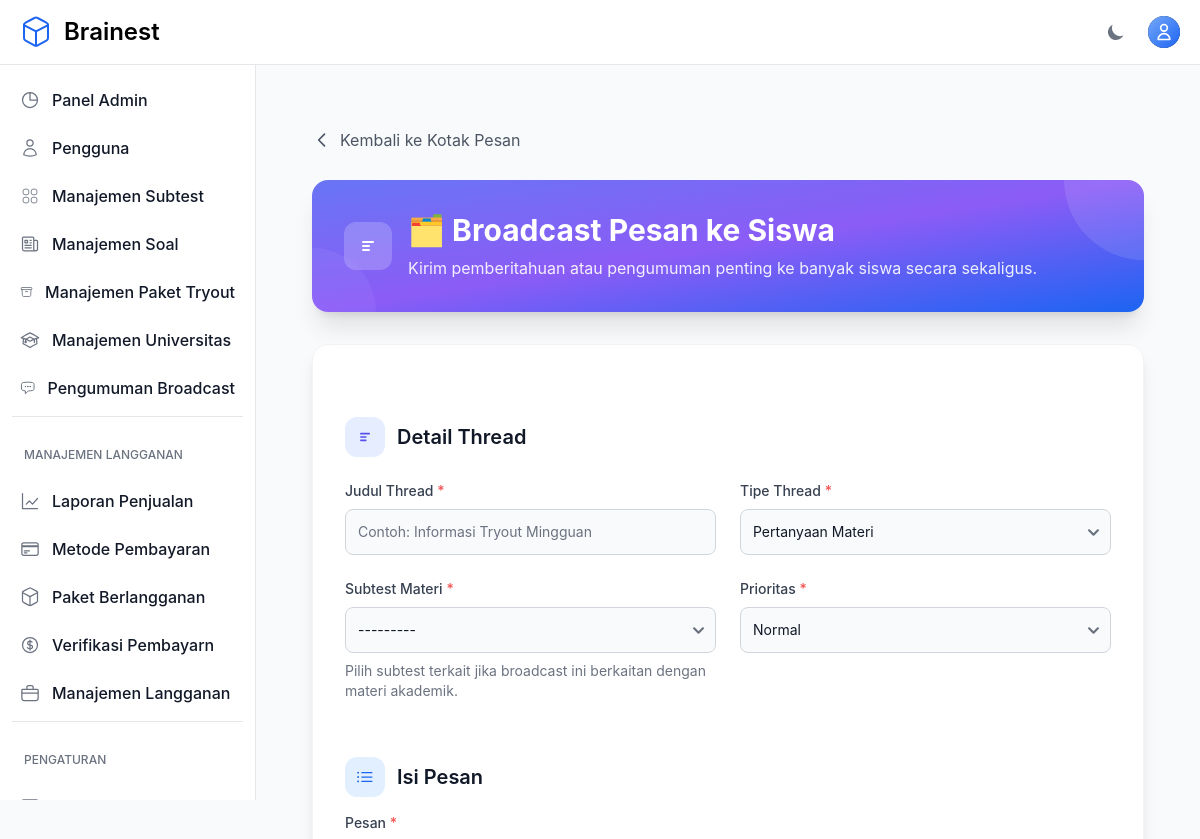
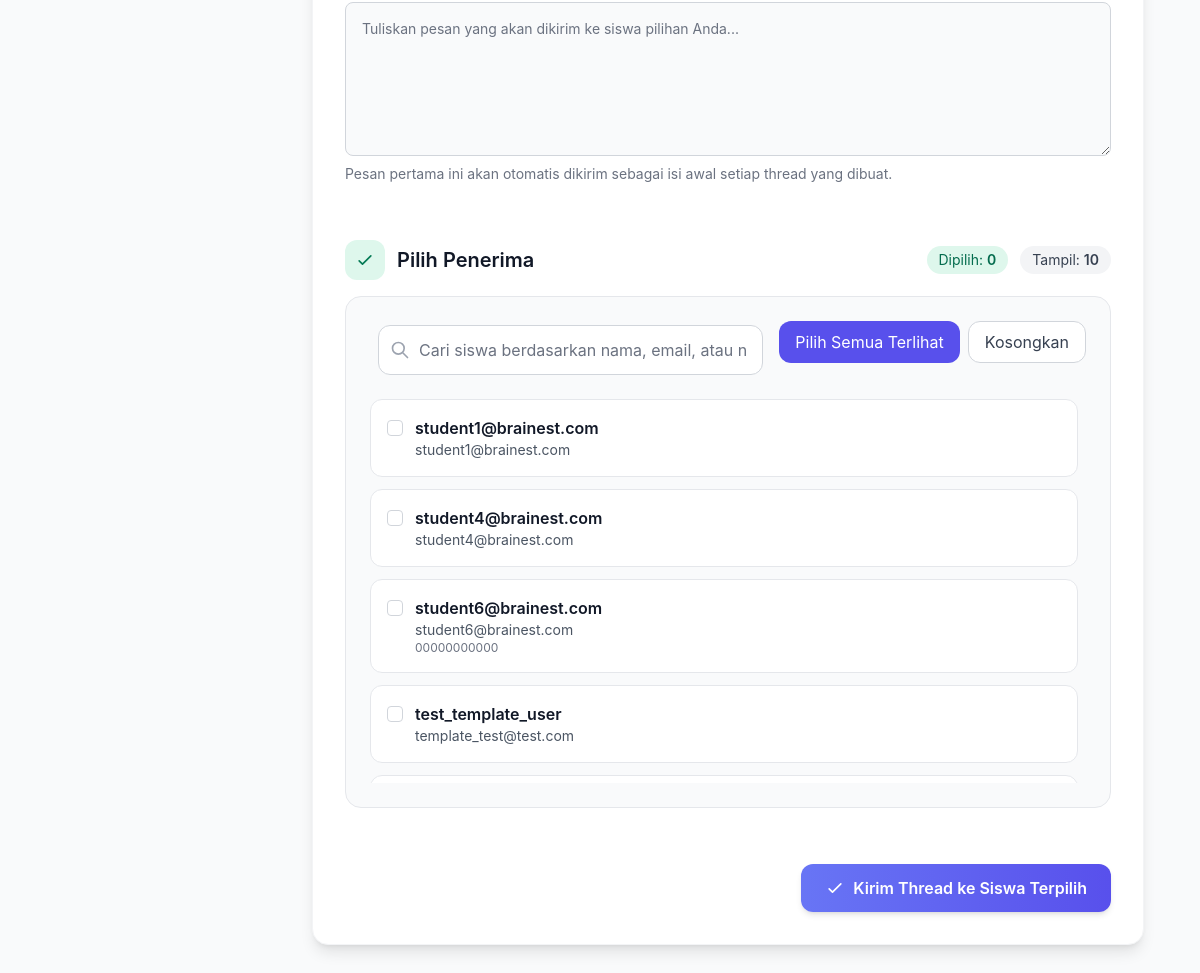
The app's page /messages/admin/broadcast/ (signed in) with its own data (2 pictures, top to bottom).
### otosapp/models.py (models this page shows, shortened)
class User(AbstractUser):
    email = models.EmailField(unique=True)
    phone_number = models.CharField(max_length=20, null=True, blank=True, verbose_name='Phone Number')
    USERNAME_FIELD = 'email'
    REQUIRED_FIELDS = ['username']
    role = models.ForeignKey('Role', on_delete=models.SET_NULL, null=True)
    profile_picture = models.ImageField(upload_to='profile_pictures/', null=True, blank=True, storage=get_storage, max_length=500)
    email_verified_at = models.DateTimeField(null=True, blank=True)
    groups = models.ManyToManyField(
        Group,
        related_name="custom_user_set",  # Add a custom related name here
        blank=True,
        help_text="The groups this user belongs to.",
        verbose_name="groups"
    )
    user_permissions = models.ManyToManyField(
        Permission,
        related_name="custom_user_permissions",  # Add a custom related name here
        blank=True,
        help_text="Specific permissions for this user.",
        verbose_name="user permissions"
    )

### otosapp/views.py (the view)
# urls.py: path('messages/admin/broadcast/', views.admin_broadcast_message_thread, name='admin_broadcast_message_thread'),
@login_required
def admin_broadcast_message_thread(request):
    user = request.user
    role_name = getattr(getattr(user, 'role', None), 'role_name', None)
    if role_name not in ['Admin', 'Operator'] and not user.is_superuser:
        messages.error(request, 'Hanya admin atau operator yang dapat menggunakan fitur ini.')
        return redirect('message_inbox')
    student_queryset = User.objects.filter(role__role_name='Student', is_active=True).order_by('first_name', 'last_name', 'email')
    if request.method == 'POST':
        form = AdminBroadcastThreadForm(request.POST, students_queryset=student_queryset)
        if form.is_valid():
            title = form.cleaned_data['title']
            thread_type = form.cleaned_data['thread_type']
            priority = form.cleaned_data['priority']
            category = form.cleaned_data.get('category')
            content = form.cleaned_data['content']
            selected_students = list(form.cleaned_data['students'])
            if not selected_students:
                form.add_error('students', 'Pilih minimal satu siswa.')
            else:
                try:
                    with transaction.atomic():
                        for student in selected_students:
                            thread = MessageThread.objects.create(
                                title=title,
                                thread_type=thread_type,
                                student=student,
                                teacher_or_admin=user,
                                priority=priority,
                                category=category if thread_type == 'academic' else None
                            )
                            Message.objects.create(
                                thread=thread,
                                sender=user,
                                content=content
                            )
                    messages.success(request, f'Thread berhasil dikirim ke {len(selected_students)} siswa.')
                    return redirect('message_inbox')
                except Exception as exc:
                    messages.error(request, f'Terjadi kesalahan saat membuat thread: {exc}')
    else:
        form = AdminBroadcastThreadForm(students_queryset=student_queryset)
    if form.is_bound:
        selected_student_ids = form.data.getlist('students')
    else:
        initial_students = form.initial.get('students', []) if isinstance(form.initial, dict) else []
        selected_student_ids = [str(pk) for pk in initial_students]
    context = {
        'form': form,
        'students': form.students_queryset,
        'thread_type_choices': MessageThread.THREAD_TYPES,
        'priority_choices': form.PRIORITY_CHOICES,
        'selected_student_ids': selected_student_ids,
    }
    return render(request, 'messages/admin_broadcast_thread.html', context)

### otosapp/models.py (called while the page is built)
    def __str__(self):
        return self.category_name

### otosapp/templates/messages/admin_broadcast_thread.html (shortened to what this page needs)
{% extends 'base.html' %}
{% load static %}
{% block content %}
<div class="max-w-7xl mx-auto px-4 sm:px-6 lg:px-8 py-8">
    <div class="mb-6">
        <a href="{% url 'message_inbox' %}" class="inline-flex items-center text-gray-600 hover:text-blue-600 dark:text-gray-400 dark:hover:text-blue-400 transition-colors duration-200">
            <svg class="w-5 h-5 mr-2" fill="none" stroke="currentColor" viewBox="0 0 24 24">
                <path stroke-linecap="round" stroke-linejoin="round" stroke-width="2" d="M15 19l-7-7 7-7"></path>
            </svg>
            Kembali ke Kotak Pesan
        </a>
    </div>
    <div class="bg-gradient-to-br from-indigo-500 via-violet-500 to-blue-600 rounded-2xl shadow-xl p-8 mb-8 text-white relative overflow-hidden">
        <div class="absolute top-0 right-0 w-40 h-40 bg-white/10 rounded-full transform translate-x-20 -translate-y-20"></div>
        <div class="absolute bottom-0 left-0 w-32 h-32 bg-white/5 rounded-full transform -translate-x-16 translate-y-16"></div>
        <div class="relative z-10">
            <div class="flex items-center justify-between">
                <div class="flex items-center">
                    <div class="w-12 h-12 bg-white/20 rounded-xl flex items-center justify-center mr-4 backdrop-blur-sm">
                        <svg class="w-6 h-6" fill="none" stroke="currentColor" viewBox="0 0 24 24">
                            <path stroke-linecap="round" stroke-linejoin="round" stroke-width="2" d="M7 8h10M7 12h6m-6 4h6"></path>
                        </svg>
                    </div>
                    <div>
                        <h1 class="text-3xl font-bold mb-2">🗂️ Broadcast Pesan ke Siswa</h1>
                        <p class="text-white/90">Kirim pemberitahuan atau pengumuman penting ke banyak siswa secara sekaligus.</p>
                    </div>
                </div>
            </div>
        </div>
    </div>
    <div class="bg-white dark:bg-gray-800 rounded-2xl shadow-lg border border-gray-100 dark:border-gray-700">
        <form method="post" class="p-8 space-y-10" id="broadcastForm">
            <section class="space-y-6">
                <h2 class="text-xl font-semibold text-gray-900 dark:text-white flex items-center">
                    <span class="w-10 h-10 rounded-xl bg-indigo-100 dark:bg-indigo-900/40 text-indigo-600 dark:text-indigo-300 flex items-center justify-center mr-3">
                        <svg class="w-5 h-5" fill="none" stroke="currentColor" viewBox="0 0 24 24">
                            <path stroke-linecap="round" stroke-linejoin="round" stroke-width="2" d="M7 8h10M7 12h6m-6 4h6"></path>
                        </svg>
                    </span>
                    Detail Thread
                </h2>
                <div class="grid grid-cols-1 md:grid-cols-2 gap-6">
                    <div>
                        <label for="id_title" class="block text-sm font-medium text-gray-700 dark:text-gray-300 mb-2">Judul Thread<span class="text-red-500"> *</span></label>
                        {{ form.title }}
                    </div>
                    <div>
                        <label for="id_thread_type" class="block text-sm font-medium text-gray-700 dark:text-gray-300 mb-2">Tipe Thread<span class="text-red-500"> *</span></label>
                        {{ form.thread_type }}
                    </div>
                    <div id="category-wrapper" class="hidden">
                        <label for="id_category" class="block text-sm font-medium text-gray-700 dark:text-gray-300 mb-2">Subtest Materi<span class="text-red-500"> *</span></label>
                        {{ form.category }}
                        <p class="mt-2 text-sm text-gray-500">Pilih subtest terkait jika broadcast ini berkaitan dengan materi akademik.</p>
                    </div>
                    <div id="priority-wrapper">
                        <label for="id_priority" class="block text-sm font-medium text-gray-700 dark:text-gray-300 mb-2">Prioritas<span class="text-red-500"> *</span></label>
                        {{ form.priority }}
                    </div>
                </div>
            </section>
            <section class="space-y-4 pt-4">
                <h2 class="text-xl font-semibold text-gray-900 dark:text-white flex items-center">
                    <span class="w-10 h-10 rounded-xl bg-blue-100 dark:bg-blue-900/40 text-blue-600 dark:text-blue-300 flex items-center justify-center mr-3">
                    </span>
                    Isi Pesan
                </h2>
                <div>
                    <label for="id_content" class="block text-sm font-medium text-gray-700 dark:text-gray-300 mb-2">Pesan<span class="text-red-500"> *</span></label>
                    {{ form.content }}
                    <p class="mt-2 text-sm text-gray-500">Pesan pertama ini akan otomatis dikirim sebagai isi awal setiap thread yang dibuat.</p>
                </div>
            </section>
            <section class="space-y-4 pt-4">
                <div class="flex items-center justify-between">
                    <h2 class="text-xl font-semibold text-gray-900 dark:text-white flex items-center">
                        <span class="w-10 h-10 rounded-xl bg-green-100 dark:bg-green-900/40 text-green-600 dark:text-green-300 flex items-center justify-center mr-3">
                            <svg class="w-5 h-5" fill="none" stroke="currentColor" viewBox="0 0 24 24">
                                <path stroke-linecap="round" stroke-linejoin="round" stroke-width="2" d="M5 13l4 4L19 7"></path>
                            </svg>
                        </span>
                        Pilih Penerima
                    </h2>
                    <div class="flex items-center space-x-3 text-sm text-gray-600 dark:text-gray-400">
                        <span class="inline-flex items-center px-3 py-1 rounded-full bg-green-100 text-green-700 dark:bg-green-900/40 dark:text-green-300">
                            Dipilih: <span id="selected-count" class="ml-1 font-semibold">0</span>
                        </span>
                        <span class="inline-flex items-center px-3 py-1 rounded-full bg-gray-100 text-gray-700 dark:bg-gray-700 dark:text-gray-200">
                            Tampil: <span id="visible-count" class="ml-1 font-semibold">0</span>
                        </span>
                    </div>
                </div>
                <div class="bg-gray-50 dark:bg-gray-800/60 border border-gray-200 dark:border-gray-700 rounded-2xl p-6 space-y-5">
                    <div class="flex flex-col sm:flex-row sm:items-center sm:space-x-4 space-y-3 sm:space-y-0">
                        <div class="relative flex-1 ml-2">
                            <input type="text" id="student-search" placeholder="Cari siswa berdasarkan nama, email, atau nomor HP" class="w-full pl-10 pr-4 py-3 border border-gray-300 rounded-xl focus:ring-2 focus:ring-indigo-500 focus:border-indigo-500 dark:bg-gray-700 dark:border-gray-600 dark:text-white dark:placeholder-gray-400 transition-all duration-200">
                            <div class="absolute inset-y-0 left-0 pl-3 flex items-center pointer-events-none">
                            </div>
                        </div>
                        <div class="flex space-x-2 pb-4 ml-4">
                            <button type="button" id="select-visible" class="px-4 py-2 bg-indigo-600 text-white rounded-xl hover:bg-indigo-700 transition-all duration-200 focus:outline-none focus:ring-2 focus:ring-indigo-500 focus:ring-offset-2">Pilih Semua Terlihat</button>
                            <button type="button" id="clear-selection" class="px-4 py-2 bg-white text-gray-700 border border-gray-300 rounded-xl hover:bg-gray-50 transition-all duration-200 dark:bg-gray-700 dark:text-gray-200 dark:border-gray-600">Kosongkan</button>
                        </div>
                    </div>
                    <div class="max-h-96 overflow-y-auto pr-2" id="student-list">
                        {% if students %}
                            <ul class="space-y-3">
                                {% for student in students %}
                                    {% with full_name=student.get_full_name|default:student.username %}
                                    <li data-student-item data-student-search="{{ full_name|default_if_none:''|lower }} {{ student.email|lower }} {{ student.phone_number|default_if_none:''|lower }}">
                                        <label class="flex items-start space-x-3 bg-white dark:bg-gray-900/40 border border-gray-200 dark:border-gray-700 rounded-xl p-4 hover:border-indigo-400 transition-all duration-200 cursor-pointer">
                                            <input type="checkbox" name="students" value="{{ student.pk }}" class="mt-1 h-4 w-4 text-indigo-600 focus:ring-indigo-500 border-gray-300 rounded" >
                                            <span class="flex-1">
                                                <span class="block font-semibold text-gray-900 dark:text-white">{{ full_name|default:"Siswa Tanpa Nama" }}</span>
                                                <span class="block text-sm text-gray-600 dark:text-gray-400">{{ student.email }}</span>
                                                {% if student.phone_number %}
                                                    <span class="block text-xs text-gray-500 dark:text-gray-500">{{ student.phone_number }}</span>
                                                {% endif %}
                                            </span>
                                        </label>
                                    </li>
                                    {% endwith %}
                                {% endfor %}
                            </ul>
                        {% else %}
                            <p class="text-gray-500 text-sm">Belum ada siswa yang terdaftar.</p>
                        {% endif %}
                    </div>
                </div>
            </section>
            <div class="flex justify-end pt-4">
                <button type="submit" class="inline-flex items-center px-6 py-3 bg-gradient-to-r from-indigo-500 to-indigo-600 text-white rounded-xl shadow-md hover:shadow-lg transform hover:translate-y-[-2px] transition-all duration-200 font-semibold">
                    <svg class="w-5 h-5 mr-2" fill="none" stroke="currentColor" viewBox="0 0 24 24">
                        <path stroke-linecap="round" stroke-linejoin="round" stroke-width="2" d="M5 13l4 4L19 7"></path>
                    </svg>
                    Kirim Thread ke Siswa Terpilih
                </button>
            </div>
        </form>
    </div>
</div>
{% endblock %}

### records on screen
User: username "student1@brainest.com", email "student1@brainest.com"
User: username "student4@brainest.com", email "student4@brainest.com"
User: username "student6@brainest.com", email "student6@brainest.com", phone_number "00000000000"
User: username "test_template_user", email "template_test@test.com"
